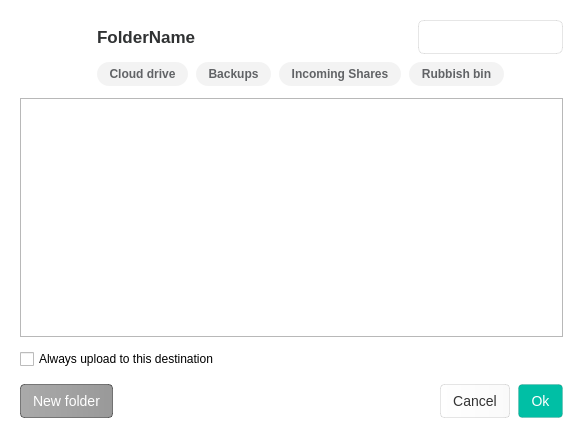
<?xml version="1.0" encoding="UTF-8"?>
<ui version="4.0">
 <class>NodeSelectorTreeViewWidget</class>
 <widget class="QWidget" name="NodeSelectorTreeViewWidget">
  <property name="geometry">
   <rect>
    <x>0</x>
    <y>0</y>
    <width>583</width>
    <height>433</height>
   </rect>
  </property>
  <property name="windowTitle">
   <string notr="true"/>
  </property>
  <property name="styleSheet">
   <string notr="true">QToolButton
{
border:none;
}

#Container
{
background-color: #FFFFFF;
}</string>
  </property>
  <layout class="QVBoxLayout" name="NodeSelectorWidgetLayout">
   <property name="spacing">
    <number>0</number>
   </property>
   <property name="leftMargin">
    <number>0</number>
   </property>
   <property name="topMargin">
    <number>0</number>
   </property>
   <property name="rightMargin">
    <number>0</number>
   </property>
   <property name="bottomMargin">
    <number>0</number>
   </property>
   <item>
    <widget class="QWidget" name="Container" native="true">
     <layout class="QVBoxLayout" name="verticalLayout_4">
      <property name="spacing">
       <number>12</number>
      </property>
      <property name="leftMargin">
       <number>20</number>
      </property>
      <property name="topMargin">
       <number>20</number>
      </property>
      <property name="rightMargin">
       <number>20</number>
      </property>
      <property name="bottomMargin">
       <number>15</number>
      </property>
      <item>
       <layout class="QGridLayout" name="gridLayout">
        <property name="topMargin">
         <number>0</number>
        </property>
        <property name="bottomMargin">
         <number>0</number>
        </property>
        <property name="horizontalSpacing">
         <number>2</number>
        </property>
        <property name="verticalSpacing">
         <number>8</number>
        </property>
        <item row="0" column="10">
         <widget class="SearchLineEdit" name="leSearch">
          <property name="sizePolicy">
           <sizepolicy hsizetype="Fixed" vsizetype="Preferred">
            <horstretch>0</horstretch>
            <verstretch>0</verstretch>
           </sizepolicy>
          </property>
          <property name="minimumSize">
           <size>
            <width>145</width>
            <height>34</height>
           </size>
          </property>
          <property name="maximumSize">
           <size>
            <width>145</width>
            <height>16777215</height>
           </size>
          </property>
          <property name="styleSheet">
           <string notr="true">QFrame{
border-radius:6px;
border-width:1px 1px 1px 1px;
border-style:solid;
border-color:rgba(0,0,0,0.1);
min-height:32px;
}</string>
          </property>
          <property name="frameShape">
           <enum>QFrame::StyledPanel</enum>
          </property>
          <property name="frameShadow">
           <enum>QFrame::Plain</enum>
          </property>
         </widget>
        </item>
        <item row="0" column="1">
         <widget class="QPushButton" name="bForward">
          <property name="maximumSize">
           <size>
            <width>30</width>
            <height>16777215</height>
           </size>
          </property>
          <property name="cursor">
           <cursorShape>PointingHandCursor</cursorShape>
          </property>
          <property name="styleSheet">
           <string notr="true">QPushButton {
    border: none;
    background-color: transparent;
    padding: 0px;
}</string>
          </property>
          <property name="text">
           <string/>
          </property>
          <property name="icon">
           <iconset resource="../../../Resources_linux.qrc">
            <normaloff>:/images/node_selector/chevron-right-active.png</normaloff>
            <disabledoff>:/images/node_selector/chevron-right.png</disabledoff>:/images/node_selector/chevron-right-active.png</iconset>
          </property>
          <property name="iconSize">
           <size>
            <width>24</width>
            <height>24</height>
           </size>
          </property>
         </widget>
        </item>
        <item row="0" column="2">
         <spacer name="horizontalSpacer_5">
          <property name="orientation">
           <enum>Qt::Horizontal</enum>
          </property>
          <property name="sizeType">
           <enum>QSizePolicy::Fixed</enum>
          </property>
          <property name="sizeHint" stdset="0">
           <size>
            <width>13</width>
            <height>20</height>
           </size>
          </property>
         </spacer>
        </item>
        <item row="0" column="4">
         <widget class="QLabel" name="searchingText">
          <property name="styleSheet">
           <string notr="true">*{
font-size:17px;
color:#3D3D3D;
}</string>
          </property>
          <property name="text">
           <string notr="true"/>
          </property>
         </widget>
        </item>
        <item row="0" column="5">
         <spacer name="syncSpacer">
          <property name="orientation">
           <enum>Qt::Horizontal</enum>
          </property>
          <property name="sizeType">
           <enum>QSizePolicy::Fixed</enum>
          </property>
          <property name="sizeHint" stdset="0">
           <size>
            <width>13</width>
            <height>20</height>
           </size>
          </property>
         </spacer>
        </item>
        <item row="0" column="6">
         <widget class="QLabel" name="lIcon">
          <property name="minimumSize">
           <size>
            <width>0</width>
            <height>0</height>
           </size>
          </property>
          <property name="maximumSize">
           <size>
            <width>16777215</width>
            <height>16777215</height>
           </size>
          </property>
          <property name="text">
           <string notr="true"/>
          </property>
          <property name="alignment">
           <set>Qt::AlignCenter</set>
          </property>
          <property name="margin">
           <number>0</number>
          </property>
          <property name="indent">
           <number>-1</number>
          </property>
         </widget>
        </item>
        <item row="0" column="0">
         <widget class="QPushButton" name="bBack">
          <property name="maximumSize">
           <size>
            <width>30</width>
            <height>16777215</height>
           </size>
          </property>
          <property name="cursor">
           <cursorShape>PointingHandCursor</cursorShape>
          </property>
          <property name="styleSheet">
           <string notr="true">QPushButton {
    border: none;
    background-color: transparent;
    padding: 0px;
}
</string>
          </property>
          <property name="text">
           <string/>
          </property>
          <property name="icon">
           <iconset resource="../../../Resources_linux.qrc">
            <normaloff>:/images/node_selector/chevron-left-active.png</normaloff>
            <disabledoff>:/images/node_selector/chevron-left.png</disabledoff>:/images/node_selector/chevron-left-active.png</iconset>
          </property>
          <property name="iconSize">
           <size>
            <width>24</width>
            <height>24</height>
           </size>
          </property>
         </widget>
        </item>
        <item row="0" column="9">
         <spacer name="horizontalSpacer_4">
          <property name="orientation">
           <enum>Qt::Horizontal</enum>
          </property>
          <property name="sizeHint" stdset="0">
           <size>
            <width>40</width>
            <height>20</height>
           </size>
          </property>
         </spacer>
        </item>
        <item row="0" column="7">
         <spacer name="avatarSpacer">
          <property name="orientation">
           <enum>Qt::Horizontal</enum>
          </property>
          <property name="sizeType">
           <enum>QSizePolicy::Fixed</enum>
          </property>
          <property name="sizeHint" stdset="0">
           <size>
            <width>13</width>
            <height>20</height>
           </size>
          </property>
         </spacer>
        </item>
        <item row="0" column="3">
         <widget class="QLabel" name="lFolderName">
          <property name="font">
           <font>
            <pointsize>-1</pointsize>
            <bold>true</bold>
            <strikeout>false</strikeout>
            <kerning>false</kerning>
           </font>
          </property>
          <property name="styleSheet">
           <string notr="true">QLabel{
font-size:17px;
font-weight: bold;
color:#303233;
}</string>
          </property>
          <property name="text">
           <string notr="true">FolderName</string>
          </property>
         </widget>
        </item>
        <item row="0" column="8">
         <widget class="QLabel" name="lOwnerIcon">
          <property name="minimumSize">
           <size>
            <width>0</width>
            <height>0</height>
           </size>
          </property>
          <property name="text">
           <string notr="true"/>
          </property>
          <property name="alignment">
           <set>Qt::AlignCenter</set>
          </property>
          <property name="margin">
           <number>0</number>
          </property>
          <property name="indent">
           <number>-1</number>
          </property>
         </widget>
        </item>
        <item row="1" column="3" colspan="8" alignment="Qt::AlignLeft">
         <widget class="QWidget" name="searchButtonsWidget" native="true">
          <property name="minimumSize">
           <size>
            <width>0</width>
            <height>0</height>
           </size>
          </property>
          <property name="maximumSize">
           <size>
            <width>16777215</width>
            <height>24</height>
           </size>
          </property>
          <property name="styleSheet">
           <string notr="true">QToolButton
{
  border-radius: 12px;
  font-weight: 600;
  height:24px;
  padding-left:8px;
  padding-right:8px;
  background-color: rgba(0, 0, 0, 0.05);
  color:#616366;
}

QToolButton:checked
{
  background-color: #04101E;
  color:#FAFAFB;
}

QToolButton:hover
{
  background-color: rgba(0, 0, 0, 0.1);
  color:#616366;
}


QToolButton:pressed
{
  background-color: rgba(0, 0, 0, 0.2);
  color:#616366;
}
</string>
          </property>
          <layout class="QHBoxLayout" name="horizontalLayout_2">
           <property name="spacing">
            <number>8</number>
           </property>
           <property name="leftMargin">
            <number>0</number>
           </property>
           <property name="topMargin">
            <number>0</number>
           </property>
           <property name="bottomMargin">
            <number>0</number>
           </property>
           <item>
            <widget class="QToolButton" name="cloudDriveSearch">
             <property name="cursor">
              <cursorShape>PointingHandCursor</cursorShape>
             </property>
             <property name="tabletTracking">
              <bool>false</bool>
             </property>
             <property name="autoFillBackground">
              <bool>false</bool>
             </property>
             <property name="styleSheet">
              <string notr="true"/>
             </property>
             <property name="text">
              <string>Cloud drive</string>
             </property>
             <property name="icon">
              <iconset resource="../../../Resources_linux.qrc">
               <normaloff>:/images/node_selector/search_filter/small_cloud_default.png</normaloff>:/images/node_selector/search_filter/small_cloud_default.png</iconset>
             </property>
             <property name="iconSize">
              <size>
               <width>16</width>
               <height>16</height>
              </size>
             </property>
             <property name="checkable">
              <bool>true</bool>
             </property>
             <property name="autoExclusive">
              <bool>false</bool>
             </property>
             <property name="toolButtonStyle">
              <enum>Qt::ToolButtonTextBesideIcon</enum>
             </property>
             <property name="default_icon" stdset="0">
              <string notr="true">qrc:/images/node_selector/search_filter/small_cloud_default.png</string>
             </property>
             <property name="not_change_text_color" stdset="0">
              <bool>true</bool>
             </property>
             <property name="icon_spacing" stdset="0">
              <UInt>6</UInt>
             </property>
             <property name="hover_selected" stdset="0">
              <bool>true</bool>
             </property>
             <attribute name="buttonGroup">
              <string notr="true">searchFilterButtonGroup</string>
             </attribute>
            </widget>
           </item>
           <item>
            <widget class="QToolButton" name="backupsSearch">
             <property name="cursor">
              <cursorShape>PointingHandCursor</cursorShape>
             </property>
             <property name="text">
              <string>Backups</string>
             </property>
             <property name="icon">
              <iconset resource="../../../Resources_linux.qrc">
               <normaloff>:/images/node_selector/search_filter/small_database_default.png</normaloff>:/images/node_selector/search_filter/small_database_default.png</iconset>
             </property>
             <property name="iconSize">
              <size>
               <width>16</width>
               <height>16</height>
              </size>
             </property>
             <property name="checkable">
              <bool>true</bool>
             </property>
             <property name="toolButtonStyle">
              <enum>Qt::ToolButtonTextBesideIcon</enum>
             </property>
             <property name="default_icon" stdset="0">
              <string notr="true">qrc:/images/node_selector/search_filter/small_database_default.png</string>
             </property>
             <property name="not_change_text_color" stdset="0">
              <bool>true</bool>
             </property>
             <property name="icon_spacing" stdset="0">
              <UInt>6</UInt>
             </property>
             <property name="hover_selected" stdset="0">
              <bool>true</bool>
             </property>
             <attribute name="buttonGroup">
              <string notr="true">searchFilterButtonGroup</string>
             </attribute>
            </widget>
           </item>
           <item>
            <widget class="QToolButton" name="incomingSharesSearch">
             <property name="cursor">
              <cursorShape>PointingHandCursor</cursorShape>
             </property>
             <property name="text">
              <string>Incoming Shares</string>
             </property>
             <property name="icon">
              <iconset resource="../../../Resources_linux.qrc">
               <normaloff>:/images/node_selector/search_filter/small_folder_default.png</normaloff>:/images/node_selector/search_filter/small_folder_default.png</iconset>
             </property>
             <property name="iconSize">
              <size>
               <width>16</width>
               <height>16</height>
              </size>
             </property>
             <property name="checkable">
              <bool>true</bool>
             </property>
             <property name="toolButtonStyle">
              <enum>Qt::ToolButtonTextBesideIcon</enum>
             </property>
             <property name="default_icon" stdset="0">
              <string notr="true">qrc:/images/node_selector/search_filter/small_folder_default.png</string>
             </property>
             <property name="not_change_text_color" stdset="0">
              <bool>true</bool>
             </property>
             <property name="icon_spacing" stdset="0">
              <UInt>6</UInt>
             </property>
             <property name="hover_selected" stdset="0">
              <bool>true</bool>
             </property>
             <attribute name="buttonGroup">
              <string notr="true">searchFilterButtonGroup</string>
             </attribute>
            </widget>
           </item>
           <item>
            <widget class="QToolButton" name="rubbishSearch">
             <property name="cursor">
              <cursorShape>PointingHandCursor</cursorShape>
             </property>
             <property name="text">
              <string>Rubbish bin</string>
             </property>
             <property name="icon">
              <iconset resource="../../../Resources_linux.qrc">
               <normaloff>:/images/node_selector/search_filter/small_trash_default.png</normaloff>:/images/node_selector/search_filter/small_trash_default.png</iconset>
             </property>
             <property name="checkable">
              <bool>true</bool>
             </property>
             <property name="toolButtonStyle">
              <enum>Qt::ToolButtonTextBesideIcon</enum>
             </property>
             <property name="not_change_text_color" stdset="0">
              <bool>true</bool>
             </property>
             <property name="default_icon" stdset="0">
              <string notr="true">qrc:/images/node_selector/search_filter/small_trash_default.png</string>
             </property>
             <property name="icon_spacing" stdset="0">
              <UInt>6</UInt>
             </property>
             <property name="hover_selected" stdset="0">
              <bool>true</bool>
             </property>
             <attribute name="buttonGroup">
              <string notr="true">searchFilterButtonGroup</string>
             </attribute>
            </widget>
           </item>
          </layout>
         </widget>
        </item>
        <item row="1" column="2">
         <spacer name="verticalSpacer_3">
          <property name="orientation">
           <enum>Qt::Vertical</enum>
          </property>
          <property name="sizeType">
           <enum>QSizePolicy::Fixed</enum>
          </property>
          <property name="sizeHint" stdset="0">
           <size>
            <width>0</width>
            <height>7</height>
           </size>
          </property>
         </spacer>
        </item>
       </layout>
      </item>
      <item>
       <widget class="QStackedWidget" name="stackedWidget">
        <property name="currentIndex">
         <number>0</number>
        </property>
        <widget class="QWidget" name="treeViewPage">
         <layout class="QVBoxLayout" name="verticalLayout_2">
          <property name="leftMargin">
           <number>0</number>
          </property>
          <property name="topMargin">
           <number>0</number>
          </property>
          <property name="rightMargin">
           <number>0</number>
          </property>
          <property name="bottomMargin">
           <number>0</number>
          </property>
          <item>
           <widget class="NodeSelectorTreeView" name="tMegaFolders">
            <property name="font">
             <font>
              <family>SF Pro Display</family>
              <pointsize>-1</pointsize>
              <bold>false</bold>
             </font>
            </property>
            <property name="focusPolicy">
             <enum>Qt::StrongFocus</enum>
            </property>
            <property name="styleSheet">
             <string notr="true">QTreeView {
    show-decoration-selected: 1;
	selection-background-color: #3393df;
    font-family:SF Pro Display;
	 font-size: 14px;
	font-weight:400;
 	qproperty-indentation: 18; 
	outline:0;
}

QTreeView::item:disabled
{
	background-color:transparent;
}

QTreeView::item:hover {
   background-color:transparent;
}

QTreeView::branch:hover {
background-color:transparent;
}

QTreeView::branch:selected {
background-color: #3393df;
}

QTreeView::item:selected {
    border: transparent;
	 color: white;
    background-color: #3393df;
}

QTreeView::branch {
padding-top:2px;
}

QTreeView::branch:selected:closed:has-children:adjoins-item {
    border-image: none;
	image:url(://images/node_selector/Icon-Small-Arrow-Left-hover.png) ;
}

QTreeView::branch:selected:open:has-children:adjoins-item {
    border-image: none;
    image: url(://images/node_selector/Icon-Small-Arrow-Down-hover.png) ;
}

QTreeView::branch:!selected:closed:has-children:adjoins-item {
    border-image: none;
    image: url(://images/node_selector/Icon-Small-Arrow-Left.png) ;
}

QTreeView::branch:!selected:open:has-children:adjoins-item {
    border-image: none;
    image: url(://images/node_selector/Icon-Small-Arrow-Down.png) ;
}

QHeaderView
{
font-size: 12px;
background: #FFFFFF;
font-weight:400;
color:#303233;
padding-top: 2px;
font-family:SF Pro Display;
}

QHeaderView::section {
background: #FFFFFF;
border-left:1px solid #dadada;			
border-top:0 px;
border-bottom:0px;					 					 				 					 	
border-right:0px;
padding-left:8px;
padding-top: 3px;
}


QHeaderView::section::first
{
border-left:0px;		
}

QHeaderView::down-arrow { 
width: 4px; height:6px;
subcontrol-position: right;
top:-2px;
left:0px;
padding-right:10px;
} 

QHeaderView::up-arrow {
width: 4px; height:6px;
subcontrol-position: right;
top:-2px;
left:0px;
padding-right:10px;
} 


QScrollBar:vertical
{
    background: #f6f6f6;
    width: 15px;
    border-left: 1px solid #E4E4E4;
}

QScrollBar::sub-line:vertical, QScrollBar::add-line:vertical
{
    border: none;
    background: none;
    width:0px;
    height:0px;
}

QScrollBar::handle:vertical
{
    background: #c0c0c0;
    min-height: 20px;
    border-radius: 4px;
    margin: 3px 4px 3px 2px;
}

</string>
            </property>
            <property name="frameShape">
             <enum>QFrame::StyledPanel</enum>
            </property>
            <property name="frameShadow">
             <enum>QFrame::Plain</enum>
            </property>
            <property name="alternatingRowColors">
             <bool>true</bool>
            </property>
            <property name="selectionMode">
             <enum>QAbstractItemView::SingleSelection</enum>
            </property>
            <property name="iconSize">
             <size>
              <width>22</width>
              <height>22</height>
             </size>
            </property>
            <property name="autoExpandDelay">
             <number>-1</number>
            </property>
            <property name="indentation">
             <number>18</number>
            </property>
            <property name="animated">
             <bool>true</bool>
            </property>
            <property name="allColumnsShowFocus">
             <bool>false</bool>
            </property>
            <property name="expandsOnDoubleClick">
             <bool>false</bool>
            </property>
            <attribute name="headerMinimumSectionSize">
             <number>35</number>
            </attribute>
            <attribute name="headerDefaultSectionSize">
             <number>35</number>
            </attribute>
           </widget>
          </item>
         </layout>
        </widget>
        <widget class="QWidget" name="emptyPage">
         <property name="acceptDrops">
          <bool>true</bool>
         </property>
         <layout class="QVBoxLayout" name="verticalLayout_3">
          <property name="leftMargin">
           <number>0</number>
          </property>
          <property name="topMargin">
           <number>0</number>
          </property>
          <property name="rightMargin">
           <number>0</number>
          </property>
          <property name="bottomMargin">
           <number>0</number>
          </property>
          <item>
           <widget class="QFrame" name="frame">
            <property name="frameShape">
             <enum>QFrame::StyledPanel</enum>
            </property>
            <property name="frameShadow">
             <enum>QFrame::Plain</enum>
            </property>
            <layout class="QVBoxLayout" name="verticalLayout">
             <property name="spacing">
              <number>0</number>
             </property>
             <item>
              <spacer name="verticalSpacer">
               <property name="orientation">
                <enum>Qt::Vertical</enum>
               </property>
               <property name="sizeHint" stdset="0">
                <size>
                 <width>20</width>
                 <height>40</height>
                </size>
               </property>
              </spacer>
             </item>
             <item alignment="Qt::AlignHCenter|Qt::AlignVCenter">
              <widget class="QToolButton" name="emptyIcon">
               <property name="text">
                <string notr="true"/>
               </property>
               <property name="icon">
                <iconset resource="../../../Resources_linux.qrc">
                 <normaloff>:/images/node_selector/view/cloud.png</normaloff>:/images/node_selector/view/cloud.png</iconset>
               </property>
               <property name="iconSize">
                <size>
                 <width>48</width>
                 <height>48</height>
                </size>
               </property>
              </widget>
             </item>
             <item alignment="Qt::AlignHCenter">
              <widget class="QWidget" name="searchEmptyInfoWidget" native="true">
               <property name="minimumSize">
                <size>
                 <width>0</width>
                 <height>0</height>
                </size>
               </property>
               <property name="styleSheet">
                <string notr="true"/>
               </property>
               <layout class="QHBoxLayout" name="horizontalLayout_4">
                <item alignment="Qt::AlignRight">
                 <widget class="QLabel" name="textLabel">
                  <property name="font">
                   <font>
                    <pointsize>-1</pointsize>
                    <bold>true</bold>
                   </font>
                  </property>
                  <property name="styleSheet">
                   <string notr="true">*{
color:#3D3D3D;
font-size:16px;
}</string>
                  </property>
                  <property name="text">
                   <string>No results for:</string>
                  </property>
                 </widget>
                </item>
                <item alignment="Qt::AlignLeft">
                 <widget class="QLabel" name="searchNotFoundText">
                  <property name="font">
                   <font>
                    <pointsize>-1</pointsize>
                    <bold>false</bold>
                   </font>
                  </property>
                  <property name="styleSheet">
                   <string notr="true">*{
color:#3D3D3D;
font-size:16px;
font-weigth:400;
}</string>
                  </property>
                  <property name="text">
                   <string notr="true">TextLabel</string>
                  </property>
                 </widget>
                </item>
               </layout>
              </widget>
             </item>
             <item>
              <spacer name="verticalSpacer_2">
               <property name="orientation">
                <enum>Qt::Vertical</enum>
               </property>
               <property name="sizeHint" stdset="0">
                <size>
                 <width>20</width>
                 <height>40</height>
                </size>
               </property>
              </spacer>
             </item>
            </layout>
           </widget>
          </item>
         </layout>
        </widget>
       </widget>
      </item>
      <item>
       <widget class="QCheckBox" name="cbAlwaysUploadToLocation">
        <property name="text">
         <string>Always upload to this destination</string>
        </property>
       </widget>
      </item>
      <item>
       <widget class="QWidget" name="bLayout" native="true">
        <property name="maximumSize">
         <size>
          <width>16777215</width>
          <height>40</height>
         </size>
        </property>
        <property name="styleSheet">
         <string notr="true">QPushButton
{
min-height:32px;
padding-left:12px;
padding-right:12px;
font-size:14px;
font-weight: 400;
border-radius:4px;
}</string>
        </property>
        <layout class="QHBoxLayout" name="horizontalLayout">
         <property name="spacing">
          <number>8</number>
         </property>
         <property name="leftMargin">
          <number>0</number>
         </property>
         <property name="topMargin">
          <number>3</number>
         </property>
         <property name="rightMargin">
          <number>0</number>
         </property>
         <property name="bottomMargin">
          <number>0</number>
         </property>
         <item>
          <widget class="QPushButton" name="bNewFolder">
           <property name="cursor">
            <cursorShape>PointingHandCursor</cursorShape>
           </property>
           <property name="styleSheet">
            <string notr="true">
QPushButton
{
background-color:qlineargradient( x1:0 y1:0, x2:1 y2:0, stop:0 #AAAAAA, stop:1 #999999);
color:#FFFFFF;
border: 1px solid rgba(0, 0, 0, 0.44);
}

QPushButton:disabled
{
background-color: qlineargradient( x1:0 y1:0, x2:1 y2:0, stop:0 rgba(170, 170, 170, 0.3), stop:1 rgba(153, 153, 153, 0.3));
border: 1px solid rgba(0, 0, 0, 0.15);
}

QPushButton::hover
{
background-color:qlineargradient( x1:0 y1:0, x2:1 y2:0, stop:0 #8D8D8D, stop:1 #7A7A7A);
}</string>
           </property>
           <property name="text">
            <string>New folder</string>
           </property>
           <property name="icon">
            <iconset resource="../../../Resources_linux.qrc">
             <normaloff>:/images/node_selector/plus.png</normaloff>:/images/node_selector/plus.png</iconset>
           </property>
           <property name="iconSize">
            <size>
             <width>16</width>
             <height>16</height>
            </size>
           </property>
          </widget>
         </item>
         <item>
          <spacer name="horizontalSpacer">
           <property name="orientation">
            <enum>Qt::Horizontal</enum>
           </property>
           <property name="sizeHint" stdset="0">
            <size>
             <width>40</width>
             <height>20</height>
            </size>
           </property>
          </spacer>
         </item>
         <item>
          <widget class="QWidget" name="customButtonsContainer" native="true">
           <property name="cursor">
            <cursorShape>PointingHandCursor</cursorShape>
           </property>
           <property name="styleSheet">
            <string notr="true">QPushButton
{
background-color:qlineargradient( x1:0 y1:0, x2:1 y2:0, stop:0 #FFFFFF, stop:1 #FAFAFA);
color:#333333;
border: 1px solid rgba(0, 0, 0, 0.1);
}

QPushButton:disabled
{
color: rgba(51, 51, 51, 0.3);
}

QPushButton:hover
{
background-color:qlineargradient( x1:0 y1:0, x2:1 y2:0, stop:0 #FAFAFA, stop:1 #F2F2F2);
color:#333333;
}</string>
           </property>
           <layout class="QHBoxLayout" name="customBottomButtonsLayout">
            <property name="spacing">
             <number>8</number>
            </property>
            <property name="leftMargin">
             <number>0</number>
            </property>
            <property name="topMargin">
             <number>0</number>
            </property>
            <property name="rightMargin">
             <number>0</number>
            </property>
            <property name="bottomMargin">
             <number>0</number>
            </property>
           </layout>
          </widget>
         </item>
         <item>
          <widget class="QPushButton" name="bCancel">
           <property name="cursor">
            <cursorShape>PointingHandCursor</cursorShape>
           </property>
           <property name="styleSheet">
            <string notr="true">QPushButton
{
background-color:qlineargradient( x1:0 y1:0, x2:1 y2:0, stop:0 #FFFFFF, stop:1 #FAFAFA);
color:#333333;
border: 1px solid rgba(0, 0, 0, 0.1);
}

QPushButton:disabled
{
color: rgba(51, 51, 51, 0.3);
}

QPushButton:hover
{
background-color:qlineargradient( x1:0 y1:0, x2:1 y2:0, stop:0 #FAFAFA, stop:1 #F2F2F2);
color:#333333;
}</string>
           </property>
           <property name="text">
            <string>Cancel</string>
           </property>
          </widget>
         </item>
         <item>
          <widget class="QPushButton" name="bOk">
           <property name="cursor">
            <cursorShape>PointingHandCursor</cursorShape>
           </property>
           <property name="styleSheet">
            <string notr="true">QPushButton
{
background:#00BFA5;
border: 1px solid rgba(0, 0, 0, 0.1);
color:#FFFFFF;
}

QPushButton:disabled
{
background: rgba(0, 191, 165, 0.3);
color:#FFFFFF;
}

QPushButton:hover
{
background: #00A787;
color:#FFFFFF;
}</string>
           </property>
           <property name="text">
            <string>Ok</string>
           </property>
          </widget>
         </item>
        </layout>
       </widget>
      </item>
     </layout>
    </widget>
   </item>
  </layout>
 </widget>
 <customwidgets>
  <customwidget>
   <class>NodeSelectorTreeView</class>
   <extends>QTreeView</extends>
   <header>gui/node_selector/gui/NodeSelectorTreeView.h</header>
  </customwidget>
  <customwidget>
   <class>SearchLineEdit</class>
   <extends>QFrame</extends>
   <header>gui/node_selector/gui/SearchLineEdit.h</header>
   <container>1</container>
  </customwidget>
 </customwidgets>
 <resources>
  <include location="../../../Resources_linux.qrc"/>
 </resources>
 <connections/>
 <buttongroups>
  <buttongroup name="searchFilterButtonGroup"/>
 </buttongroups>
</ui>
